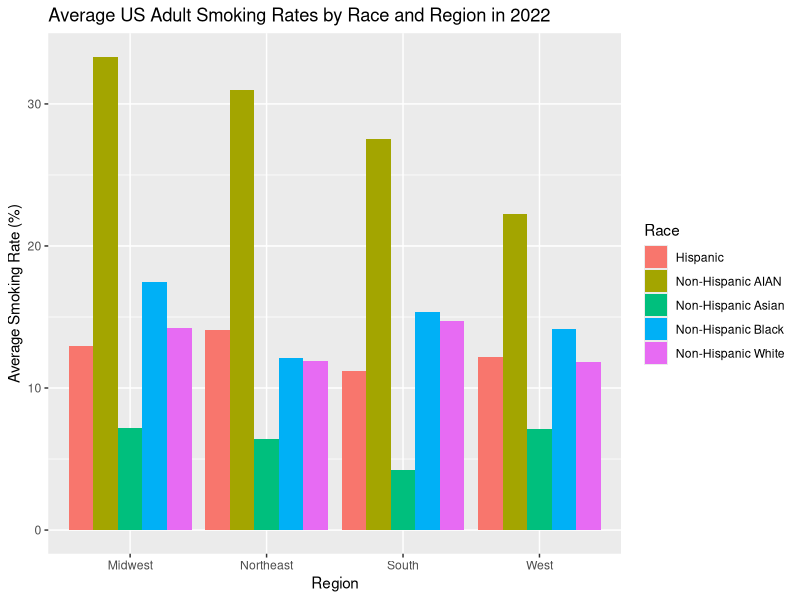
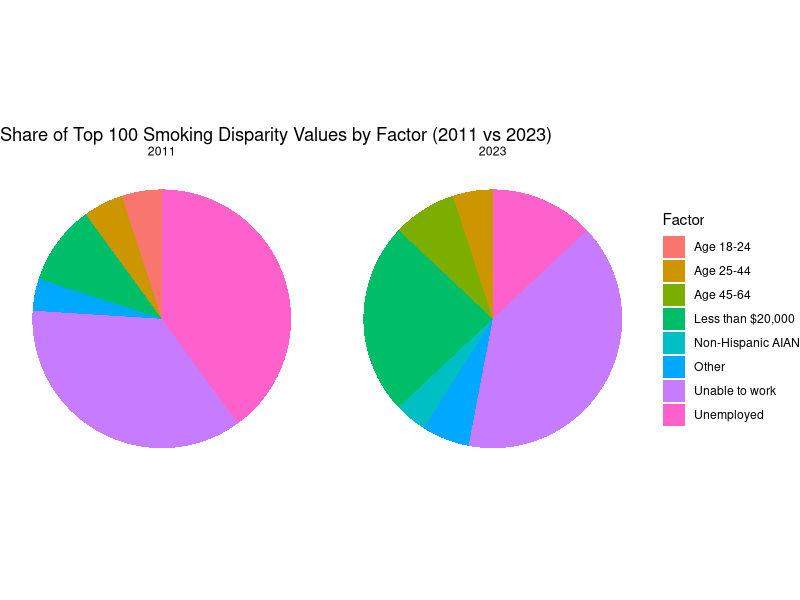
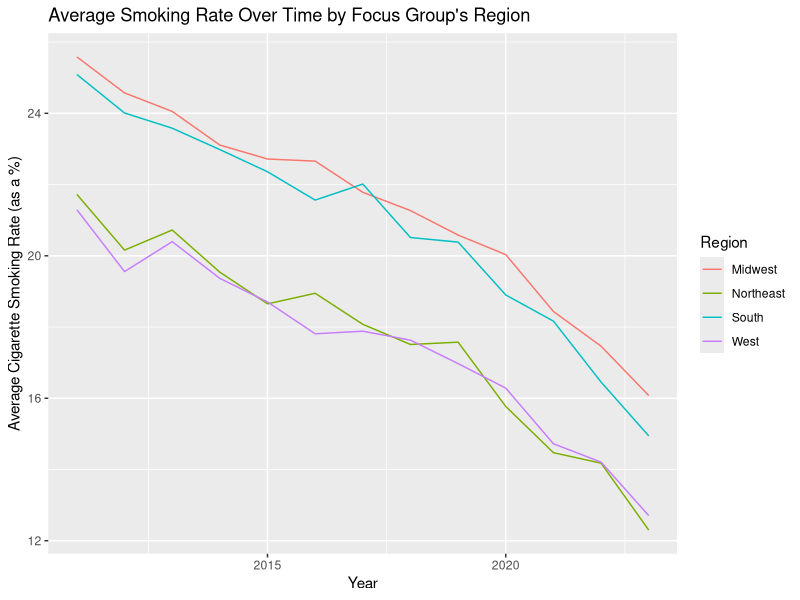
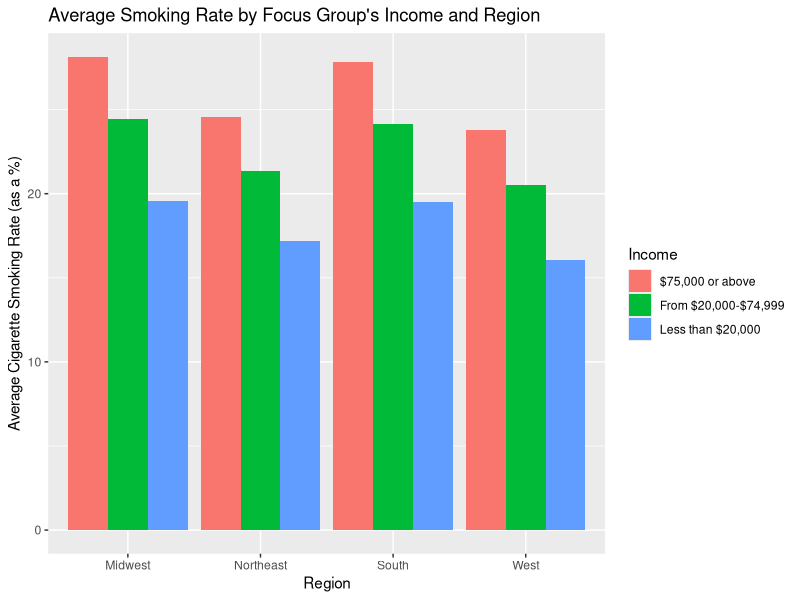

The R source for these figures, in order:
## ---- chunk 1
knitr::opts_chunk$set(echo = TRUE)
library(tidyverse)

## ---- chunk 2

age <- read_csv("data/Age-Related_Disparities_in_Cigarette_Smoking_Among_Adults_20251101.csv")

employment <- read_csv("data/Employment-Related_Disparities_in_Cigarette_Smoking_Among_Adults_20251101.csv")

income <- read_csv("data/Income-Related_Disparities_in_Cigarette_Smoking_Among_Adults_20251101.csv")

m_health <- read_csv("data/Mental_Health-Related_Disparities_in_Cigarette_Smoking_Among_Adults_20251101.csv")

race <- read_csv("data/Race_and_Ethnic_Disparities_in_Cigarette_Smoking_Among_Adults_20251101.csv")

## ---- chunk 3
# Merging all tables into one. This only requires bind_rows since all variable names are the same across all five tables.

tobacco_chr <- bind_rows(age, employment, income, m_health, race)
## ---- chunk 4
# Converting quantitative variables to numeric datatypes

tobacco <- tobacco_chr |>
  mutate(across(c(`Cigarette Use Prevalence % (Focus group)`,
                   `Cigarette Use Prevalence % (Reference group)`,
                   `Disparity Value`),
                as.numeric))
## ---- chunk 5
n_distinct(tobacco$`Tobacco Use`)

# The "tobacco use" column is useless since it only says "Cigarette Use Among Adults". Therefore let's get rid of it.
tobacco <- tobacco |>
  select(-`Tobacco Use`)
## ---- chunk 6
tobacco <- tobacco |>
  group_by(`Year`,
           `State`,
           `Demographic`,
           `Comparing (Focus group)`,
           `Cigarette Use Prevalence % (Focus group)`)|>
  mutate(`Mean Disparity Value (Focus Group)` = mean(`Disparity Value`))

# Creating a new column which assigns each state to a designated region based on the Census Regions and Divisions of the United States.

tobacco_region <- tobacco |>
  mutate(
    region = case_when(
      State %in% c(
        "Maine","New Hampshire","Vermont","Massachusetts","Rhode Island","Connecticut",
        "New York","New Jersey","Pennsylvania"
      ) ~ "Northeast",
      
      State %in% c(
        "Ohio","Indiana","Illinois","Michigan","Wisconsin",
        "Minnesota","Iowa","Missouri","North Dakota","South Dakota","Nebraska","Kansas"
      ) ~ "Midwest",
      
      State %in% c(
        "Delaware","Maryland","District of Columbia","Virginia","West Virginia",
        "North Carolina","South Carolina","Georgia","Florida",
        "Kentucky","Tennessee","Mississippi","Alabama",
        "Oklahoma","Texas","Arkansas","Louisiana"
      ) ~ "South",
      
      State %in% c(
        "Idaho","Montana","Wyoming","Nevada","Utah","Colorado","Arizona","New Mexico",
        "Alaska","Washington","Oregon","California","Hawaii"
      ) ~ "West",))

tobacco_region

#To check for NA values.
tobacco_region |>
  filter(is.na(region))
## ---- chunk 7

tobacco_region |>
  filter(Year == 2022, Demographic == "Race and Ethnicity") |>
 
  group_by(Race = `Comparing (Focus group)`, region) |>
  summarize(race_mean = mean(`Cigarette Use Prevalence % (Focus group)`, na.rm = TRUE)) |>
 
  ggplot(aes(x = region, y = race_mean, fill = Race)) + geom_col(position = "dodge") +
  labs(title = "Average US Adult Smoking Rates by Race and Region in 2022",
       x = "Region", y = "Average Smoking Rate (%)", fill = "Race")

## ---- chunk 8

tobacco_region |>
  ungroup() |>
  filter(Year %in% c(2011, 2023)) |>
  select(Year, `Comparing (Focus group)`, `Disparity Value`) |>
  drop_na(`Disparity Value`) |>
  group_by(Year) |>
  slice_max(`Disparity Value`, n = 100, with_ties = F) |>
  add_count(`Comparing (Focus group)`, name = "n_fg") |>
  mutate(FocusGroup2 = ifelse(n_fg <= 3,
                              "Other",
                              `Comparing (Focus group)`)) |>
  ggplot(aes(x = "", fill = FocusGroup2)) +
  geom_bar(width = 1) +
  coord_polar(theta = "y") +
  facet_wrap(~ Year) +
  labs(title = "Share of Top 100 Smoking Disparity Values by Factor (2011 vs 2023)",
      x = NULL, y = NULL,
      fill = "Factor") +
  theme_void()
## ---- chunk 9
tobacco_region |> group_by(`Year`, region) |> 
  summarize(avg = mean(`Cigarette Use Prevalence % (Focus group)`, na.rm = T)) |>
  
  ggplot() + geom_line(aes(x = `Year`, 
                           y = avg, color = region)) +
    labs(title = "Average Smoking Rate Over Time by Focus Group's Region",
         y = "Average Cigarette Smoking Rate (as a %)",
         color = "Region")
## ---- chunk 10
tobacco_region |> filter(`Demographic` == "Income") |> group_by(`Comparing (Focus group)`, `region`) |>
  summarize(avg = mean(`Cigarette Use Prevalence % (Reference group)`, na.rm = T)) |>
  
  ggplot(aes(fill = `Comparing (Focus group)`, y = avg, x = region)) + geom_col(position = "dodge") +
    labs(title = "Average Smoking Rate by Focus Group's Income and Region",
         x = "Region",
         y = "Average Cigarette Smoking Rate (as a %)",
         fill = "Income")
